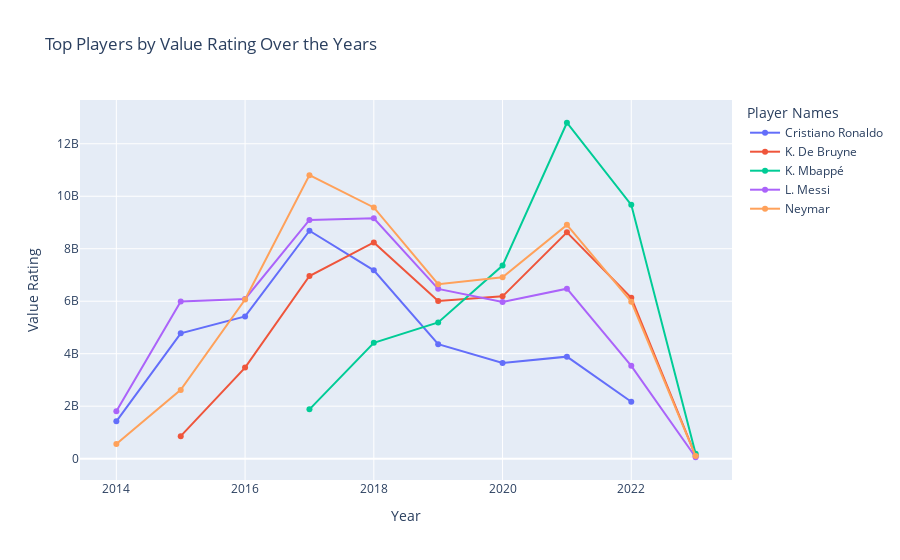

Notebook source saved alongside this figure:
### Markdown cell above
#### Plot "Top Players by Sum Value Rating Over the Years"

### Code cell
import pandas as pd
import plotly.express as px

df = df_mplayers_overall_years.copy()

df_value_years = (
    df.groupby(['short_name', 'Year'])['value_eur']
    .sum()
    .round(2)
    .reset_index(name='sum_value_eur')
)


df_value = (
    df.groupby('short_name')['value_eur']
    .sum()
    .round(2)
    .reset_index(name='sum_value_eur')
)

df_top_value = df_value.sort_values('sum_value_eur', ascending=False).head(5)
df_top_value_years = df_value_years[df_value_years['short_name'].isin(df_top_value['short_name'])]

warnings.filterwarnings(action='ignore')
fig = px.line(
    data_frame=df_top_value_years,
    x='Year',
    y='sum_value_eur',
    color='short_name',
    markers=True,
    title='Top Players by Value Rating Over the Years',
    labels={'Year': 'Year', 'sum_value_eur': 'Value Rating'},
)
warnings.filterwarnings(action='ignore')
fig.update_layout(legend_title_text='Player Names')
fig.show()

### Figure 1 — Plotly figure (JSON) as saved in the notebook; plotly's stock layout.template omitted (floating-point values rounded to 4 significant figures)
{"data": [{"hovertemplate": "short_name=Cristiano Ronaldo<br>Year=%{x}<br>Value Rating=%{y}<extra></extra>", "legendgroup": "Cristiano Ronaldo", "line": {"color": "#636efa", "dash": "solid"}, "marker": {"symbol": "circle"}, "mode": "lines+markers", "name": "Cristiano Ronaldo", "orientation": "v", "showlegend": true, "type": "scatter", "x": [2014, 2015, 2016, 2017, 2018, 2019, 2020, 2021, 2022], "xaxis": "x", "y": [1422000000, 4778000000, 5421000000, 8685500000, 7177500000, 4364000000, 3649500000, 3888000000, 2171000000], "yaxis": "y"}, {"hovertemplate": "short_name=K. De Bruyne<br>Year=%{x}<br>Value Rating=%{y}<extra></extra>", "legendgroup": "K. De Bruyne", "line": {"color": "#EF553B", "dash": "solid"}, "marker": {"symbol": "circle"}, "mode": "lines+markers", "name": "K. De Bruyne", "orientation": "v", "showlegend": true, "type": "scatter", "x": [2015, 2016, 2017, 2018, 2019, 2020, 2021, 2022, 2023], "xaxis": "x", "y": [858500000, 3469500000, 6961000000, 8240000000, 6006000000, 6186000000, 8626000000, 6131000000, 107500000], "yaxis": "y"}, {"hovertemplate": "short_name=K. Mbappé<br>Year=%{x}<br>Value Rating=%{y}<extra></extra>", "legendgroup": "K. Mbappé", "line": {"color": "#00cc96", "dash": "solid"}, "marker": {"symbol": "circle"}, "mode": "lines+markers", "name": "K. Mbappé", "orientation": "v", "showlegend": true, "type": "scatter", "x": [2017, 2018, 2019, 2020, 2021, 2022, 2023], "xaxis": "x", "y": [1878500000, 4414000000, 5192000000, 7359500000, 12801000000, 9672000000, 190500000], "yaxis": "y"}, {"hovertemplate": "short_name=L. Messi<br>Year=%{x}<br>Value Rating=%{y}<extra></extra>", "legendgroup": "L. Messi", "line": {"color": "#ab63fa", "dash": "solid"}, "marker": {"symbol": "circle"}, "mode": "lines+markers", "name": "L. Messi", "orientation": "v", "showlegend": true, "type": "scatter", "x": [2014, 2015, 2016, 2017, 2018, 2019, 2020, 2021, 2022, 2023], "xaxis": "x", "y": [1809000000, 5988500000, 6087000000, 9097000000, 9158500000, 6470500000, 5969500000, 6477000000, 3538000000, 54000000], "yaxis": "y"}, {"hovertemplate": "short_name=Neymar<br>Year=%{x}<br>Value Rating=%{y}<extra></extra>", "legendgroup": "Neymar", "line": {"color": "#FFA15A", "dash": "solid"}, "marker": {"symbol": "circle"}, "mode": "lines+markers", "name": "Neymar", "orientation": "v", "showlegend": true, "type": "scatter", "x": [2014, 2015, 2016, 2017, 2018, 2019, 2020, 2021, 2022, 2023], "xaxis": "x", "y": [558000000, 2621000000, 6064500000, 10805000000, 9573500000, 6648000000, 6912500000, 8910000000, 5984000000, 99500000], "yaxis": "y"}], "layout": {"legend": {"title": {"text": "Player Names"}, "tracegroupgap": 0}, "title": {"text": "Top Players by Value Rating Over the Years"}, "xaxis": {"anchor": "y", "domain": [0, 1], "title": {"text": "Year"}}, "yaxis": {"anchor": "x", "domain": [0, 1], "title": {"text": "Value Rating"}}}}
